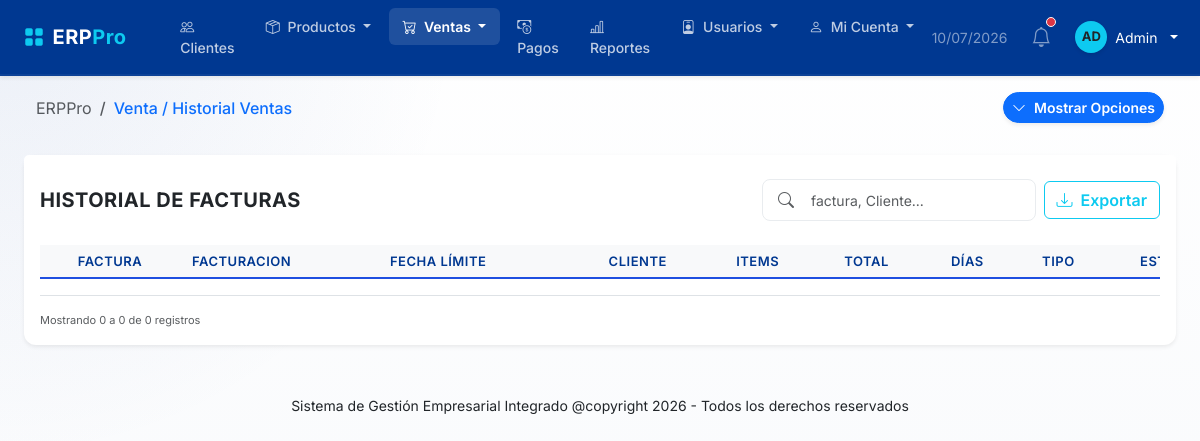
The page /historial-ventas?cliente_id=17 (signed in) on the database as committed earlier.
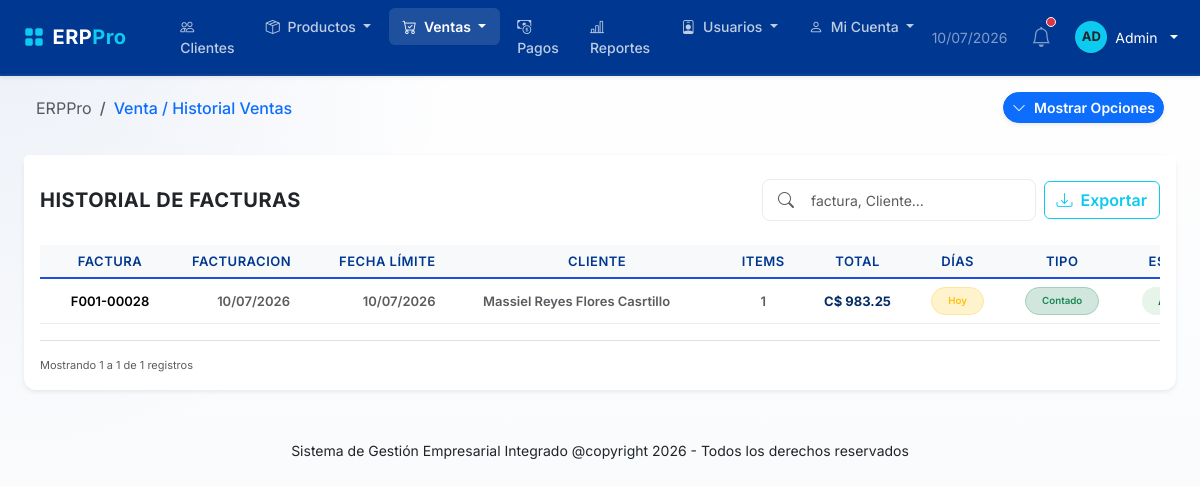
The same page on the database as committed later.
### models/venta.py (models this page shows, shortened)
class Venta(db.Model):
    __tablename__ = "ventas"
    id = db.Column(
        db.Integer,
        primary_key=True
    )
    cliente_id = db.Column(
        db.Integer,
        db.ForeignKey("clientes.id"),
        nullable=False
    )
    usuario_id = db.Column(
        db.Integer,
        db.ForeignKey("usuarios.id"),
        nullable=False
    )
    fecha_venta = db.Column(
        db.DateTime,
        nullable=False,
        default=lambda: datetime.now(UTC)
    )
    fecha_limite_credito = db.Column(
        db.Date,
        nullable=True
    )
    tipo_venta = db.Column(
        db.String(20),
        nullable=False
    )
    numero_factura = db.Column(
        db.String(30),
        unique=True,
        nullable=False
    )
    total_venta = db.Column(
        db.Numeric(10, 2),
        nullable=False
    )
    estado = db.Column(
        db.String(20),
        nullable=False,
        default="ACTIVA"
    )
    observaciones = db.Column(
        db.Text,
        nullable=True
    )
    created_at = db.Column(
        db.DateTime,
        nullable=False,
        default=lambda: datetime.now(UTC)
    )
    updated_at = db.Column(
        db.DateTime,
        nullable=False,
        default=lambda: datetime.now(UTC),
        onupdate=lambda: datetime.now(UTC)
    )
    cliente = db.relationship(
        "Cliente",
        back_populates="ventas"
    )
    usuario = db.relationship(
        "Usuario",
        back_populates="ventas"
    )
    detalle_ventas = db.relationship(
        "DetalleVenta",
        back_populates="venta",
        lazy=True
    )
    pagos = db.relationship(
        "Pago",
        back_populates="venta",
        lazy=True,
        order_by="Pago.fecha_pago.desc()"
    )

### models/cliente.py (models this page shows, shortened)
class Cliente(db.Model):
    __tablename__ = "clientes"
    id = db.Column(
        db.Integer,
        primary_key=True
    )
    nombres = db.Column(
        db.String(100),
        nullable=False
    )
    codigo = db.Column(
        db.String(20),
        unique=True,
        nullable=True
    )
    apellidos = db.Column(
        db.String(100),
        nullable=True
    )
    telefono = db.Column(
        db.String(8),
        nullable=False,
        unique=True
    )
    email = db.Column(
        db.String(100),
        nullable=True
    )
    ciudad = db.Column(
        db.String(100),
        nullable=True
    )
    direccion = db.Column(
        db.Text,
        nullable=True
    )
    fecha_ingreso = db.Column(
        db.Date,
        nullable=False
    )
    estado = db.Column(
        db.Boolean,
        default=True
    )
    created_at = db.Column(
        db.DateTime,
        default=lambda: datetime.now(UTC)
    )
    updated_at = db.Column(
        db.DateTime,
        default=lambda: datetime.now(UTC),
        onupdate=lambda: datetime.now(UTC)
    )
    ventas = db.relationship(
        "Venta",
        back_populates="cliente",
        lazy=True
    )
    usuario = db.relationship(
        "Usuario",
        back_populates="cliente",
        uselist=False
    )

### routes/ventas.py (the view, shortened to what this page needs)
@ventas_bp.route("/historial-ventas")
@login_required
def historial_ventas():
    busqueda = request.args.get("busqueda", "").strip()
    estado = request.args.get("estado", "TODAS")
    fecha_inicio = request.args.get("fecha_inicio", "")
    fecha_fin = request.args.get("fecha_fin", "")
    cliente_id = request.args.get("cliente_id", "")
    query = Venta.query
    if estado != "TODAS":
        query = query.filter(Venta.estado == estado)
    if cliente_id:
        query = query.filter(Venta.cliente_id == cliente_id)
    if fecha_inicio:
        query = query.filter(Venta.fecha_venta >= datetime.strptime(fecha_inicio, "%Y-%m-%d"))
    if fecha_fin:
        query = query.filter(Venta.fecha_venta <= datetime.strptime(fecha_fin, "%Y-%m-%d"))
    ventas = query.order_by(Venta.fecha_venta.desc()).all()
    clientes = Cliente.query.order_by(Cliente.nombres.asc()).all()
    facturas_activas = len([v for v in ventas if v.estado == "ACTIVA"])
    facturas_anuladas = len([v for v in ventas if v.estado == "ANULADA"])
    facturas_credito = len([v for v in ventas if v.tipo_venta == "CREDITO"])
    facturas_contado = len([v for v in ventas if v.tipo_venta == "CONTADO"])
    total_facturas = len(ventas)
    kpis = {
        "facturas_activas": facturas_activas,
        "facturas_anuladas": facturas_anuladas,
        "facturas_credito": facturas_credito,
        "facturas_contado": facturas_contado,
        "total_facturas": total_facturas
    }
    return render_template(
        "ventas/historial_ventas.html",
        ventas=ventas,
        clientes=clientes,
        kpis=kpis,
        busqueda=busqueda,
        estado_actual=estado,
        fecha_inicio=fecha_inicio,
        fecha_fin=fecha_fin,
        cliente_id=cliente_id,
        hoy=date.today()
    )

### app.py (called while the page is built)
@login_manager.user_loader
def load_user(user_id):
    return Usuario.query.get(int(user_id))

### templates/ventas/historial_ventas.html (shortened to what the changed rows need)
{% extends "base.html" %}
{% block extra_css %}
<link rel="stylesheet" href="{{ url_for('static', filename='css/historial_ventas.css') }}">
{% endblock %}
{% block content %}
    <div class="card border-0 shadow-sm">
        <div class="card-body">
            <div class="table-responsive">
                <table class="table align-middle table-hover border-light-subtle tabla-historial-ventas"
                    style="min-width: 1250px;">
                    <thead class="bg-light text-muted uppercase text-xs fw-bold border-bottom">
                        <tr>
                            <th class="px-3 py-3 text-center fw-semibold text-nowrap" style="width: 140px;">FACTURA</th>
                            <th class="px-3 py-3 d-none d-md-table-cell">FACTURACION</th>
                            <th class="px-3 py-3 d-none d-lg-table-cell">FECHA LÍMITE</th>
                            <th class="px-3 py-3 text-center">CLIENTE</th>
                            <th class="px-3 py-3 text-center d-none d-md-table-cell">ITEMS</th>
                            <th class="px-3 py-3 text-center">TOTAL</th>
                            <th class="px-3 py-3 text-center d-none d-md-table-cell">DÍAS</th>
                            <th class="px-3 py-3 text-center d-none d-sm-table-cell">TIPO</th>
                            <th class="px-3 py-3 text-center">ESTADO</th>
                        </tr>
                    </thead>
                    <tbody id="tablaVentas">
                        {% for venta in ventas %}
                        {% set subtotal = venta.detalle_ventas | sum(attribute='subtotal') %}
                        {% set iva = venta.total_venta - subtotal %}
                        <tr>
                            <td class="px-3 py-3 text-center fw-semibold ">
                                {{ venta.numero_factura }}
                            </td>
                            <td class="px-3 py-3 text-center fw-semibold text-muted d-none d-md-table-cell">
                                {{ venta.fecha_venta.strftime('%d/%m/%Y') }}
                            </td>
                            <td class="px-3 py-3 text-center fw-semibold text-muted d-none d-lg-table-cell">
                                {% if venta.fecha_limite_credito %}
                                {{ venta.fecha_limite_credito.strftime('%d/%m/%Y') }}
                                {% else %}
                                {{ venta.fecha_venta.strftime('%d/%m/%Y') }}
                                {% endif %}
                            </td>
                            <td class="px-3 py-3 text-start fw-semibold text-muted">
                                {{ venta.cliente.nombres }} {{ venta.cliente.apellidos }}
                            </td>
                            <td class="px-3 py-3 text-center fw-semibold text-muted d-none d-md-table-cell">
                                {{ venta.detalle_ventas|length }}
                            </td>
                            <td class="px-3 py-3 text-center fw-bold text-blue ">
                                C$ {{ "%.2f"|format(venta.total_venta) }}
                            </td>
                            {% set fecha_vencimiento = venta.fecha_limite_credito if venta.fecha_limite_credito else
                            venta.fecha_venta.date() %}
                            {% set dias_restantes = (fecha_vencimiento - hoy).days %}
                            <td class="px-3 py-3 text-center d-none d-md-table-cell">
                                {% if venta.estado == "ANULADA" %}
                                <span
                                    class="badge px-3 py-2 rounded-pill fw-semibold bg-secondary-subtle text-secondary border border-secondary-subtle">
                                    -
                                </span>
                                {% elif dias_restantes < 0 %} <span
                                    class="badge px-3 py-2 rounded-pill fw-semibold bg-danger-subtle text-danger border border-danger-subtle">
                                    Vencida {{ dias_restantes|abs }}d
                                    </span>
                                    {% elif dias_restantes == 0 %}
                                    <span
                                        class="badge px-3 py-2 rounded-pill fw-semibold bg-warning-subtle text-warning border border-warning-subtle">
                                        Hoy
                                    </span>
                                    {% elif dias_restantes <= 3 %} <span
                                        class="badge px-3 py-2 rounded-pill fw-semibold bg-warning-subtle text-warning border border-warning-subtle">
                                        {{ dias_restantes }}d
                                        </span>
                                        {% else %}
                                        <span
                                            class="badge px-3 py-2 rounded-pill fw-semibold bg-success-subtle text-success border border-success-subtle">
                                            {{ dias_restantes }}d
                                        </span>
                                        {% endif %}
                            </td>
                            <td class="px-3 py-3 text-center d-none d-sm-table-cell">
                                {% if venta.tipo_venta == "CREDITO" %}
                                <span
                                    class="badge px-3 py-2 rounded-pill fw-semibold bg-warning-subtle text-warning border border-warning-subtle">
                                    Crédito
                                </span>
                                {% else %}
                                <span
                                    class="badge px-3 py-2 rounded-pill fw-semibold bg-success-subtle text-success border border-success-subtle">
                                    Contado
                                </span>
                                {% endif %}
                            </td>
                            <td class="px-3 py-3 text-center">
                                {% if venta.estado == "ACTIVA" %}
                                <span class="badge badge-activo px-3 py-2 rounded-pill fw-semibold">Activa</span>
                                {% else %}
                                <span class="badge badge-inactivo px-3 py-2 rounded-pill fw-semibold">Anulada</span>
                                {% endif %}
                            </td>
                        </tr>
                        {% endfor%}
                    </tbody>
                </table>
                <div
                    class="d-flex flex-column flex-sm-row justify-content-between align-items-center mt-3 pt-3 border-top gap-2">
                    <div class="text-muted text-xs" id="ventasPaginationSummary">
                    </div>
                </div>
            </div>
        </div>
    </div>
{% endblock %}

Rows that differ between the two databases and show on the page:
added Venta: numero_factura "F001-00028", fecha_venta "10/07/2026", cliente.nombres "Massiel Reyes Flores Casrtillo", detalle_ventas|length "1", total_venta "983.25", estado "Hoy", tipo_venta "Contado"
Other text that changed with them:
text written by a page script: "Mostrando 0 a 0 de 0 registros" → "Mostrando 1 a 1 de 1 registros"
